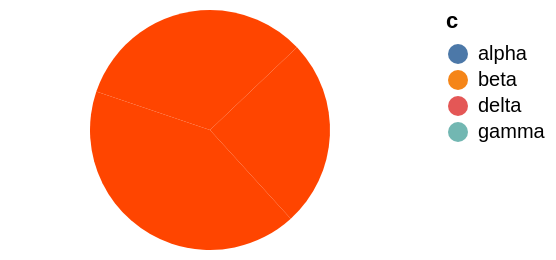

Here is the Vega-Lite specification saved for this chart:
### Vega-Lite specification from a JSON file in a GitHub repository (floating-point values rounded to 4 significant figures)
{"$schema": "https://vega.github.io/schema/vega-lite/v6.json", "width": 200, "height": 120, "data": {"values": [{"c": "alpha", "v": 28, "w": 3, "t": "2024-01-07"}, {"c": "beta", "v": 55, "w": 7, "t": "2024-03-19"}, {"c": "gamma", "v": 43, "w": 5, "t": "2024-06-02"}, {"c": "delta", "v": 91, "w": 9, "t": "2024-09-11"}]}, "mark": {"type": "arc", "fill": "orangered"}, "encoding": {"theta": {"field": "v", "type": "quantitative"}, "color": {"field": "c", "type": "nominal"}}}
